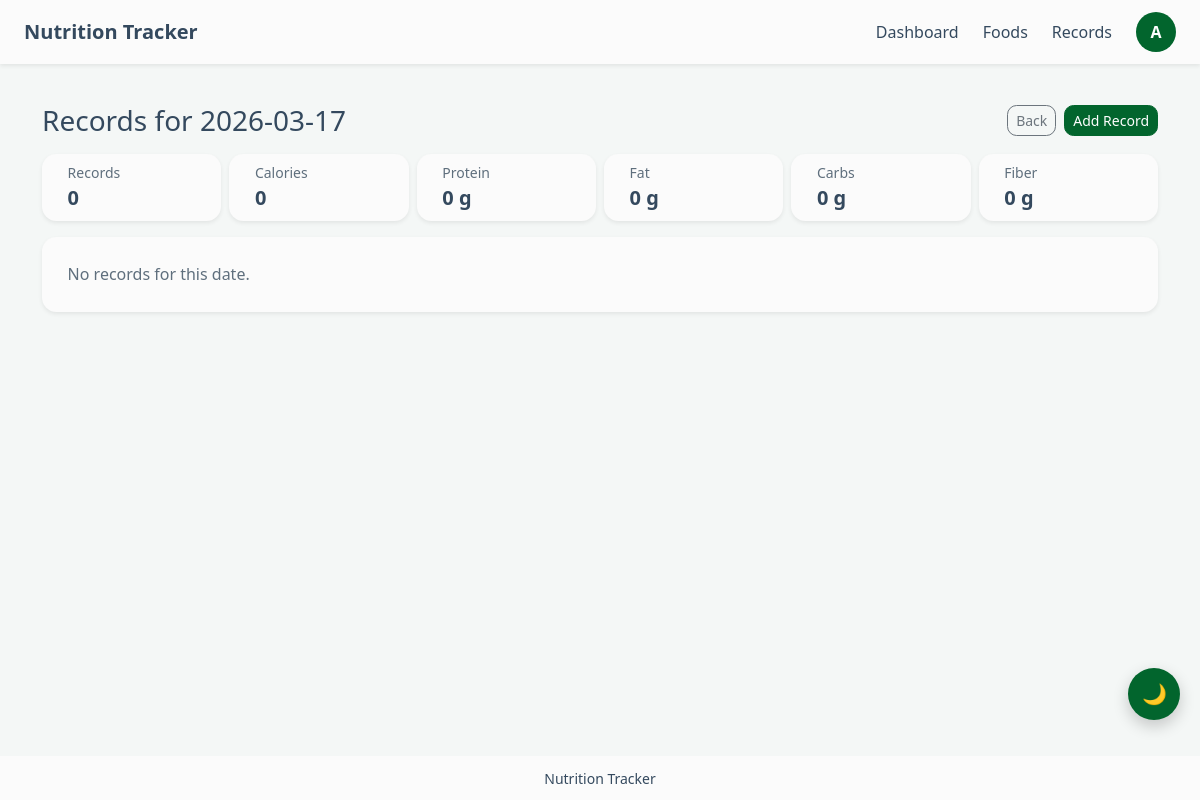
Page /records/2026-03-17/ (signed in) on the earlier database version.
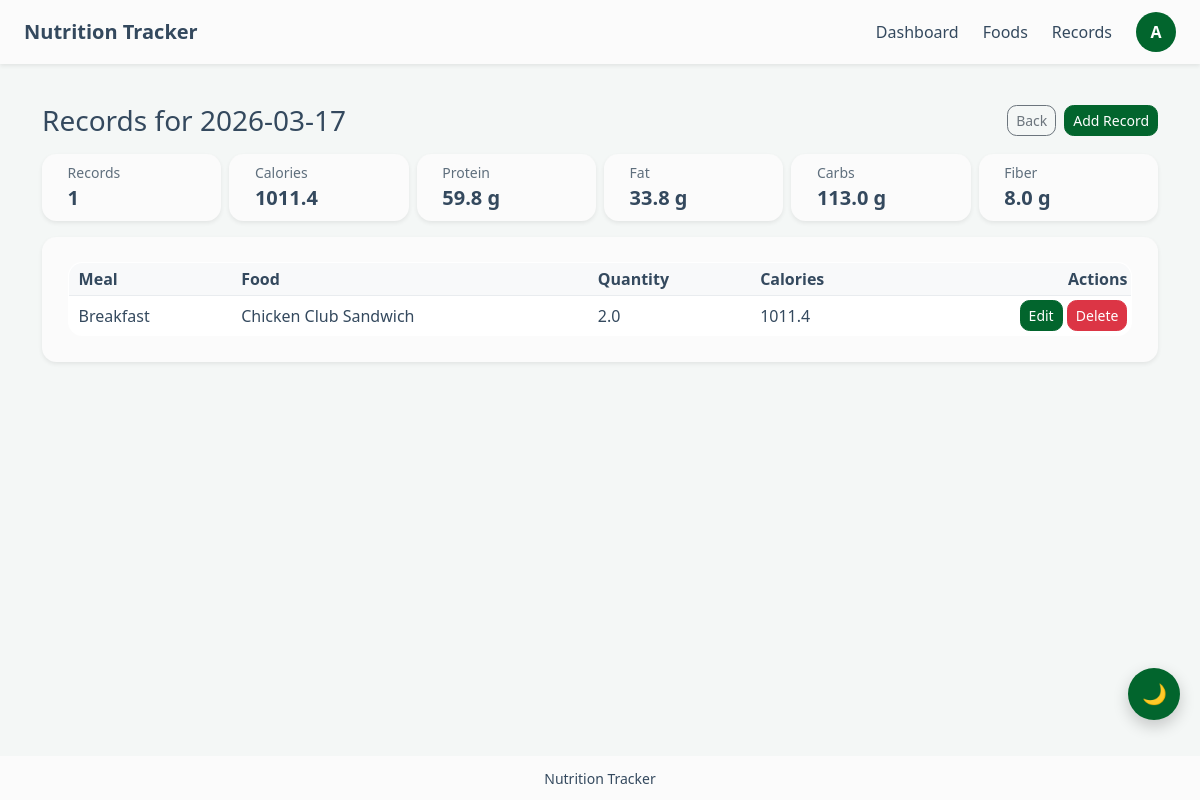
Same page on the later database version.
### tracker/models.py (models this page shows, shortened)
class MealRecord(models.Model):
    MEAL_CHOICES = [
        ('breakfast', 'Breakfast'),
        ('lunch', 'Lunch'),
        ('dinner', 'Dinner'),
        ('snack', 'Snack'),
    ]
    user = models.ForeignKey(
        settings.AUTH_USER_MODEL,
        on_delete=models.CASCADE,
        related_name='meal_records'
    )
    meal_type = models.CharField(max_length=20, choices=MEAL_CHOICES, default='breakfast')
    quantity = models.FloatField(help_text='Multiplier based on the food unit, e.g. 1 serving or 1 x 100g')
    record_date = models.DateField()
    notes = models.CharField(max_length=255, blank=True)
    created_at = models.DateTimeField(auto_now_add=True)
    food_name = models.CharField(max_length=255)
    food_unit = models.CharField(max_length=50)
    food_calories = models.FloatField()
    food_protein = models.FloatField()
    food_fat = models.FloatField()
    food_carbohydrates = models.FloatField()
    food_fiber = models.FloatField()
    class Meta:
        ordering = ['-record_date', 'meal_type', '-created_at']
    @property
    def total_calories(self):
        return round(self.food_calories * self.quantity, 2)

### tracker/views.py (the view)
# urls.py: path('records/<str:record_date>/', views.record_day_detail, name='record_day_detail'),
@login_required
def record_day_detail(request, record_date):
    records = (
        MealRecord.objects
        .filter(user=request.user, record_date=record_date)
        .order_by('meal_type', 'id')
    )
    day_totals = records.aggregate(
        calories=Sum(F('food_calories') * F('quantity')),
        protein=Sum(F('food_protein') * F('quantity')),
        fat=Sum(F('food_fat') * F('quantity')),
        carbohydrates=Sum(F('food_carbohydrates') * F('quantity')),
        fiber=Sum(F('food_fiber') * F('quantity')),
        count=Count('id'),
    )
    context = {
        'record_date': record_date,
        'records': records,
        'totals': {
            'calories': round(day_totals['calories'] or 0, 2),
            'protein': round(day_totals['protein'] or 0, 2),
            'fat': round(day_totals['fat'] or 0, 2),
            'carbohydrates': round(day_totals['carbohydrates'] or 0, 2),
            'fiber': round(day_totals['fiber'] or 0, 2),
            'count': day_totals['count'] or 0,
        }
    }
    return render(request, 'tracker/record_day_detail.html', context)

### tracker/templates/tracker/record_day_detail.html (shortened to what the changed rows need)
{% extends 'tracker/base.html' %}
{% block content %}
<div class="d-flex flex-column gap-3">
    <section class="d-flex flex-column flex-md-row justify-content-between align-items-md-center gap-2">
        <div>
            <h1 class="h3 mb-0">Records for {{ record_date }}</h1>
        </div>
    </section>
    <section>
        <div class="row g-2">
            <div class="col-6 col-md-4 col-xl-2">
                <div class="card shadow-sm border-0">
                    <div class="card-body py-2">
                        <div class="text-muted small">Records</div>
                        <div class="fs-5 fw-semibold">{{ totals.count }}</div>
                    </div>
                </div>
            </div>
            <div class="col-6 col-md-4 col-xl-2">
                <div class="card shadow-sm border-0">
                    <div class="card-body py-2">
                        <div class="text-muted small">Calories</div>
                        <div class="fs-5 fw-semibold">{{ totals.calories }}</div>
                    </div>
                </div>
            </div>
            <div class="col-6 col-md-4 col-xl-2">
                <div class="card shadow-sm border-0">
                    <div class="card-body py-2">
                        <div class="text-muted small">Protein</div>
                        <div class="fs-5 fw-semibold">{{ totals.protein }} g</div>
                    </div>
                </div>
            </div>
            <div class="col-6 col-md-4 col-xl-2">
                <div class="card shadow-sm border-0">
                    <div class="card-body py-2">
                        <div class="text-muted small">Fat</div>
                        <div class="fs-5 fw-semibold">{{ totals.fat }} g</div>
                    </div>
                </div>
            </div>
            <div class="col-6 col-md-4 col-xl-2">
                <div class="card shadow-sm border-0">
                    <div class="card-body py-2">
                        <div class="text-muted small">Carbs</div>
                        <div class="fs-5 fw-semibold">{{ totals.carbohydrates }} g</div>
                    </div>
                </div>
            </div>
            <div class="col-6 col-md-4 col-xl-2">
                <div class="card shadow-sm border-0">
                    <div class="card-body py-2">
                        <div class="text-muted small">Fiber</div>
                        <div class="fs-5 fw-semibold">{{ totals.fiber }} g</div>
                    </div>
                </div>
            </div>
        </div>
    </section>
    <section>
        <div class="card shadow-sm border-0">
            <div class="card-body">
                {% if records %}
                <div class="table-responsive">
                    <table class="table table-sm table-hover align-middle mb-0">
                        <thead>
                            <tr>
                                <th>Meal</th>
                                <th>Food</th>
                                <th>Quantity</th>
                                <th>Calories</th>
                                <th class="text-end">Actions</th>
                            </tr>
                        </thead>
                        <tbody>
                            {% for record in records %}
                            <tr>
                                <td>{{ record.get_meal_type_display }}</td>
                                <td>{{ record.food_name }}</td>
                                <td>{{ record.quantity }}</td>
                                <td>{{ record.total_calories }}</td>
                                <td class="text-end">
                                    <button class="btn btn-primary btn-sm" type="button"
                                            onclick="openModal('{% url 'record_edit' record.pk %}')">Edit</button>
                                    <button class="btn btn-danger btn-sm" type="button"
                                            onclick="openModal('{% url 'record_delete' record.pk %}')">Delete</button>
                                </td>
                            </tr>
                            {% endfor %}
                        </tbody>
                    </table>
                </div>
                {% else %}
                    <p class="text-muted mb-0">No records for this date.</p>
                {% endif %}
            </div>
        </div>
    </section>
</div>
{% endblock %}

Differences in the rows shown:
added MealRecord: meal_type "Breakfast", food_name "Chicken Club Sandwich", quantity "2.0", total_calories "1011.4"
Other differences:
{{ totals.count }}: "0" → "1"
{{ totals.calories }}: "0" → "1011.4"
{{ totals.protein }}: "0" → "59.8"
{{ totals.fat }}: "0" → "33.8"
{{ totals.carbohydrates }}: "0" → "113.0"
{{ totals.fiber }}: "0" → "8.0"
text no longer shown: "No records for this date."
text now shown: "Meal Food Quantity Calories Actions"
